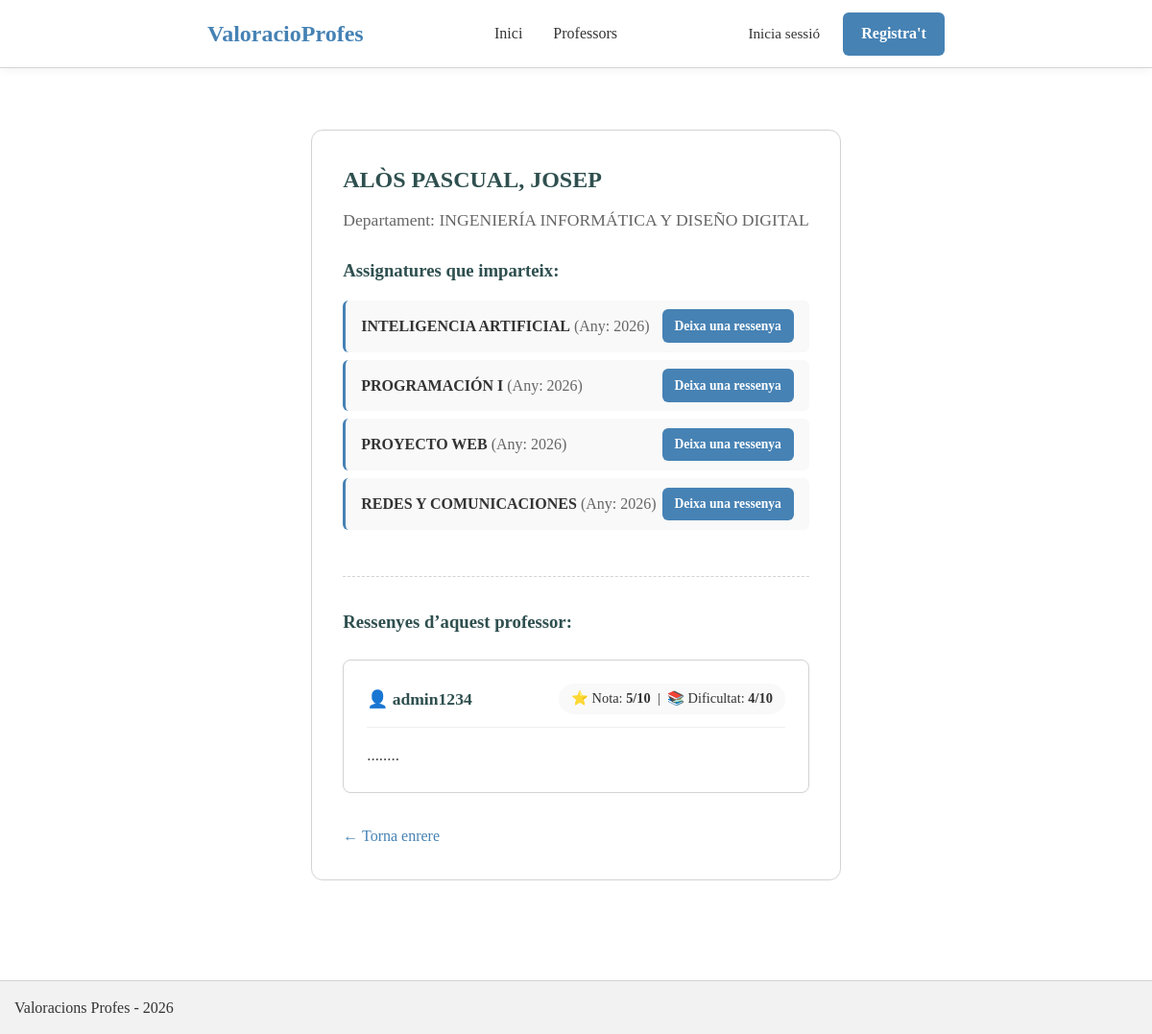
Before: /profesores/4/ with the older database file.
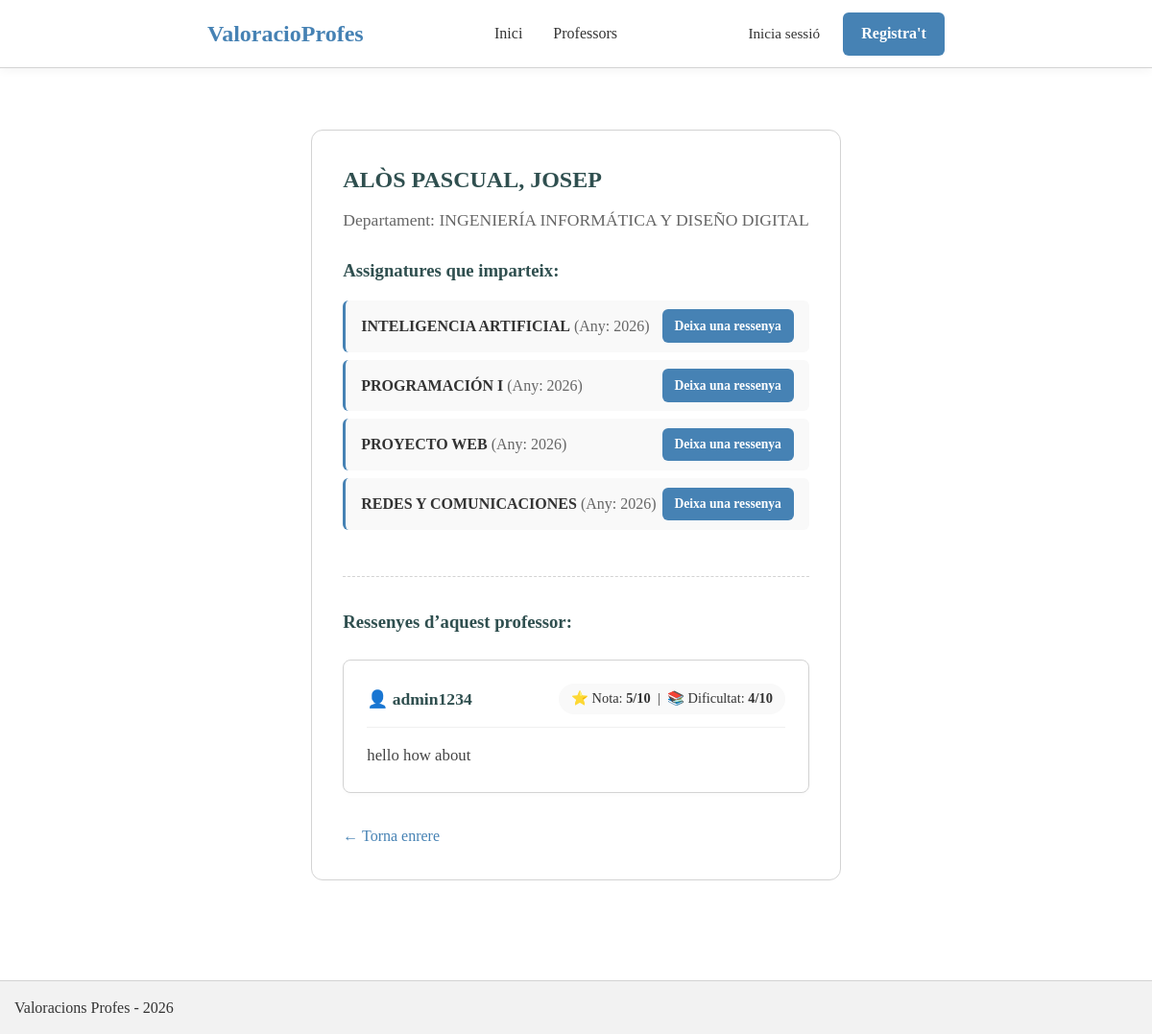
After: the same page with the newer database file.
### blog/models.py (models this page shows, shortened)
class Review(models.Model):
    user = models.ForeignKey(User, on_delete=models.CASCADE, related_name='reviews')
    prof_subject = models.ForeignKey(Prof_Subject, on_delete=models.CASCADE, related_name='reviews')
    overall_rating = models.IntegerField(validators=[MinValueValidator(0), MaxValueValidator(10)])
    difficulty_rating = models.IntegerField(validators=[MinValueValidator(0), MaxValueValidator(10)])
    comment = models.CharField(max_length=2000)
    creation_date = models.DateTimeField(auto_now_add=True)  #The current date-time is set automatically

### blog/views.py (the view)
# urls.py: path('profesores/<int:pk>/', views.ProfessorDetailView.as_view(), name='professor_detail'),
class ProfessorDetailView(DetailView):
    model = Professor
    template_name = 'blog/professor_detail.html'
    context_object_name = 'professor'

### templates/blog/professor_detail.html (shortened to what this page needs)
{% extends 'base.html' %}
{% block content %}
<div class="container">
    <article>
        <h1>{{ professor.name_prof }}</h1>
        <p class="post-meta" style="font-size: 1.1rem;">Departament: {{ professor.department.name_dept }}</p>
        <div class="post-body">
            <h3>Assignatures que imparteix:</h3>
            <ul>
                {% for ps in professor.prof_subject_set.all %}
                    <li style="display: flex; justify-content: space-between; align-items: center;">
                        <span>
                            <strong>{{ ps.subject.name_sub }}</strong> <span style="color: #666;">(Any: {{ ps.year }})</span>
                        </span>
                        <a href="{% url 'blog:review_create' %}?prof_subject={{ ps.id }}" class="btn-signup" style="font-size: 0.85rem; padding: 0.4rem 0.8rem;">
                            Deixa una ressenya
                        </a>
                    </li>
                {% empty %}
                    <li>Aquest professor no té assignatures assignades.</li>
                {% endfor %}
            </ul>
            <hr style="margin: 3rem 0 2rem 0; border: 0; border-top: 1px dashed var(--color-footer-border);">
            <h3>Ressenyes d’aquest professor:</h3>
            <div style="margin-top: 1.5rem;">
                {% for ps in professor.prof_subject_set.all %}
                    {% for review in ps.reviews.all %}
                        <div style="background: white; border: 1px solid var(--color-footer-border); border-radius: 8px; padding: 1.5rem; margin-bottom: 1.2rem; box-shadow: 0 2px 4px rgba(0,0,0,0.02);">
                            <div style="display: flex; justify-content: space-between; align-items: center; border-bottom: 1px solid #f0f0f0; padding-bottom: 0.8rem; margin-bottom: 1rem;">
                                <strong style="color: var(--color-heading); font-size: 1.1rem;">👤 {{ review.user.username }}</strong>
                                <div style="background: #f9f9f9; padding: 0.3rem 0.8rem; border-radius: 20px; font-size: 0.9rem;">
                                    ⭐ Nota: <strong>{{ review.overall_rating }}/10</strong> &nbsp;|&nbsp; 📚 Dificultat: <strong>{{ review.difficulty_rating }}/10</strong>
                                </div>
                            </div>
                            <p style="color: #444; font-size: 1.05rem; line-height: 1.6;">{{ review.comment }}</p>
                        </div>
                    {% endfor %}
                {% endfor %}
            </div>
            <div class="back-link" style="margin-top: 2rem;">
                <a href="javascript:history.back()">← Torna enrere</a>
            </div>
        </div>
    </article>
</div>
{% endblock content %}

Changed rows visible on the page:
changed Review "admin1234": comment "........" → "hello how about"
